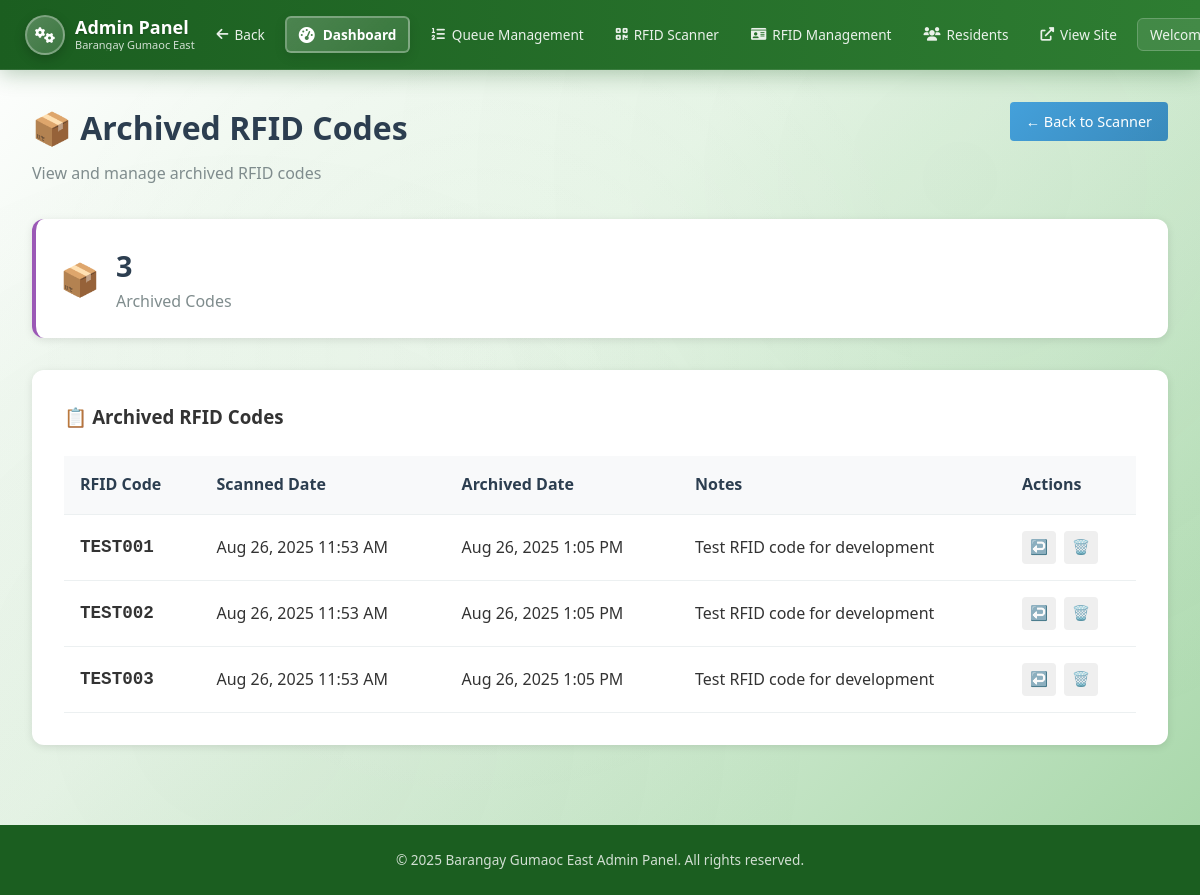
Page /admin/archived-rfid.php (signed in) on the earlier database version.
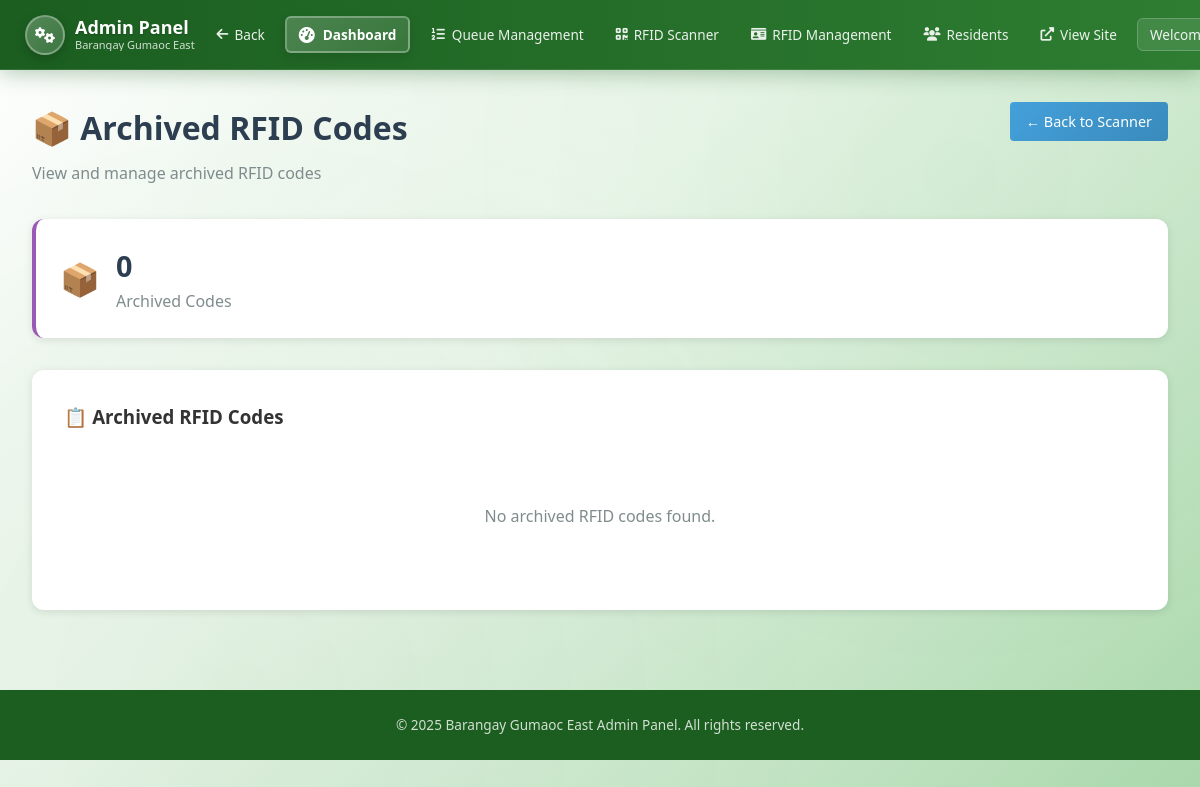
Same page on the later database version.
### tables this page shows
CREATE TABLE `scanned_rfid_codes` (
  `id` int(11) NOT NULL,
  `rfid_code` varchar(50) NOT NULL,
  `status` enum('available','assigned','disabled','archived') DEFAULT 'available',
  `scanned_at` timestamp NOT NULL DEFAULT current_timestamp(),
  `assigned_at` timestamp NULL DEFAULT NULL,
  `assigned_to_resident_id` int(11) DEFAULT NULL,
  `assigned_to_email` varchar(255) DEFAULT NULL,
  `scanned_by_admin_id` int(11) DEFAULT NULL,
  `notes` text DEFAULT NULL,
  `created_at` timestamp NOT NULL DEFAULT current_timestamp(),
  `updated_at` timestamp NOT NULL DEFAULT current_timestamp() ON UPDATE current_timestamp()
);

### admin/archived-rfid.php (the view, shortened to what this page needs)
<?php
include '../includes/db_connect.php';
$page = (int)($_GET['page'] ?? 1);
$per_page = 20;
$offset = ($page - 1) * $per_page;
$total_stmt = $pdo->query("SELECT COUNT(*) FROM scanned_rfid_codes WHERE status = 'archived'");
$total_codes = $total_stmt->fetchColumn();
$codes_stmt = $pdo->prepare("
    SELECT s.*,
           r.first_name, r.last_name, r.email as resident_email
    FROM scanned_rfid_codes s
    LEFT JOIN residents r ON s.assigned_to_resident_id = r.id
    WHERE s.status = 'archived'
    ORDER BY s.scanned_at DESC
    LIMIT $per_page OFFSET $offset
");
$codes_stmt->execute();
$archived_codes = $codes_stmt->fetchAll(PDO::FETCH_ASSOC);
include '../includes/admin_header.php';
?>
<div class="admin-content">
    <div class="content-header">
        <h1>📦 Archived RFID Codes</h1>
        <p>View and manage archived RFID codes</p>
        <a href="rfid-scanner.php" class="btn-back">← Back to Scanner</a>
    </div>
    <div class="stats-grid">
        <div class="stat-card total">
            <div class="stat-icon">📦</div>
            <div class="stat-info">
                <h3><?php echo $total_codes; ?></h3>
                <p>Archived Codes</p>
            </div>
        </div>
    </div>
    <div class="codes-section">
        <div class="section-header">
            <h3>📋 Archived RFID Codes</h3>
        </div>
        <?php if (empty($archived_codes)): ?>
            <div class="no-codes">
                <p>No archived RFID codes found.</p>
            </div>
        <?php else: ?>
            <div class="codes-table-wrapper">
                <table class="codes-table">
                    <thead>
                        <tr>
                            <th>RFID Code</th>
                            <th>Scanned Date</th>
                            <th>Archived Date</th>
                            <th>Notes</th>
                            <th>Actions</th>
                        </tr>
                    </thead>
                    <tbody>
                        <?php foreach ($archived_codes as $code): ?>
                        <tr>
                            <td class="rfid-code"><?php echo htmlspecialchars($code['rfid_code']); ?></td>
                            <td><?php echo date('M j, Y g:i A', strtotime($code['scanned_at'])); ?></td>
                            <td><?php echo date('M j, Y g:i A', strtotime($code['updated_at'])); ?></td>
                            <td><?php echo htmlspecialchars($code['notes'] ?: 'No notes'); ?></td>
                            <td>
                                <div class="action-buttons">
                                    <form method="POST" style="display: inline;" onsubmit="return confirm('Restore this RFID code?')">
                                        <button type="submit" class="btn-action btn-restore" title="Restore">↩️</button>
                                    </form>
                                    <form method="POST" style="display: inline;" onsubmit="return confirm('Permanently delete this RFID code? This action cannot be undone.')">
                                        <button type="submit" class="btn-action btn-delete" title="Delete Permanently">🗑️</button>
                                    </form>
                                </div>
                            </td>
                        </tr>
                        <?php endforeach; ?>
                    </tbody>
                </table>
            </div>
        <?php endif; ?>
    </div>
</div>
<?php include '../includes/admin_footer.php'; ?>

Differences in the rows shown:
removed scanned_rfid_codes: rfid_code "TEST001", scanned_at "Aug 26, 2025 11:53 AM", updated_at "Aug 26, 2025 1:05 PM", notes "Test RFID code for development"
removed scanned_rfid_codes: rfid_code "TEST002", scanned_at "Aug 26, 2025 11:53 AM", updated_at "Aug 26, 2025 1:05 PM", notes "Test RFID code for development"
removed scanned_rfid_codes: rfid_code "TEST003", scanned_at "Aug 26, 2025 11:53 AM", updated_at "Aug 26, 2025 1:05 PM", notes "Test RFID code for development"
Other differences:
$total_codes: "3" → "0"
text no longer shown: "RFID Code Scanned Date Archived Date Notes Actions"
text now shown: "No archived RFID codes found."
